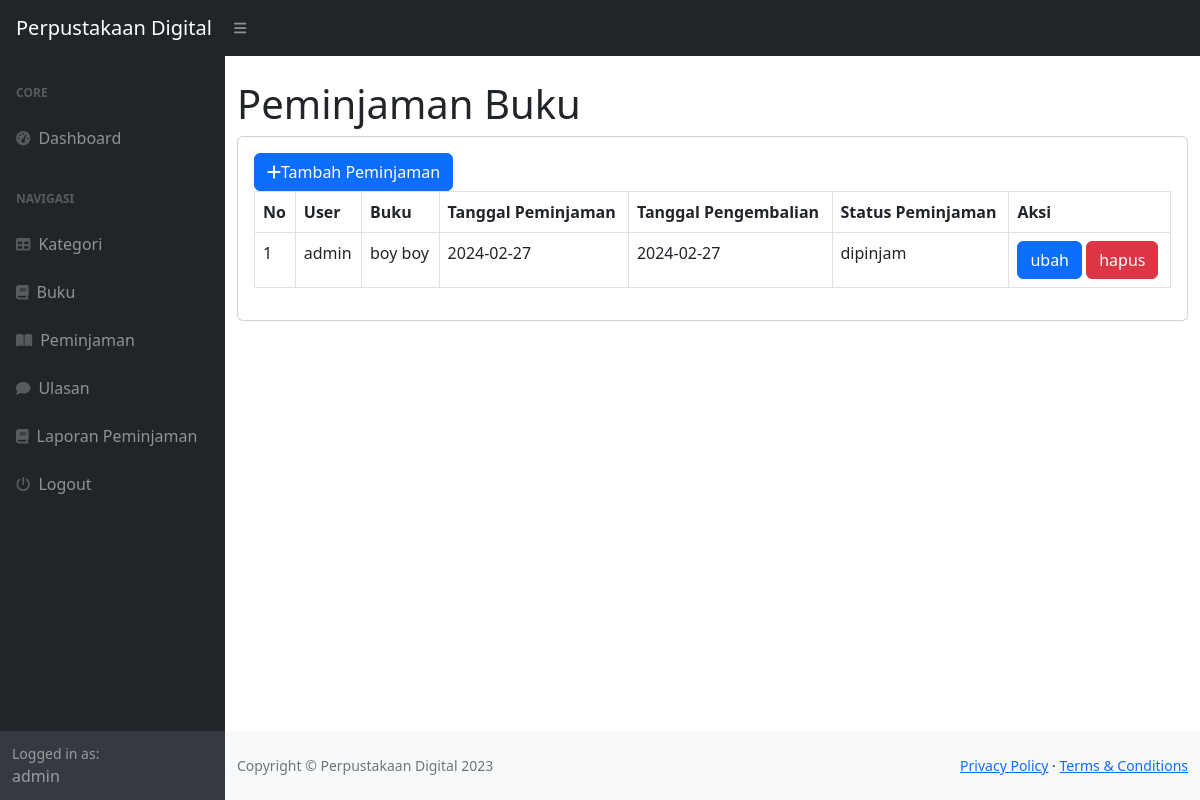
The page /index.php?page=peminjaman (signed in) on the database its author committed.
### tables this page shows
CREATE TABLE `peminjaman` (
  `peminjaman_id` int(11) NOT NULL,
  `user_id` int(11) NOT NULL,
  `buku_id` int(11) NOT NULL,
  `tanggal_peminjaman` date NOT NULL,
  `tanggal_pengembalian` date NOT NULL,
  `status_peminjaman` enum('dipinjam','dikembalikan') NOT NULL
);

CREATE TABLE `user` (
  `user_id` int(11) NOT NULL,
  `nama` varchar(255) NOT NULL,
  `username` varchar(255) NOT NULL,
  `password` varchar(255) NOT NULL,
  `email` varchar(255) NOT NULL,
  `alamat` text NOT NULL,
  `no_telepon` varchar(255) NOT NULL,
  `level` enum('petugas','peminjam','admin') NOT NULL
);

CREATE TABLE `buku` (
  `buku_id` int(11) NOT NULL,
  `judul` varchar(255) NOT NULL,
  `penulis` varchar(255) NOT NULL,
  `penerbit` varchar(255) NOT NULL,
  `tahun_terbit` int(11) NOT NULL,
  `id_kategori` int(11) NOT NULL
);

### peminjaman.php (the view)
<h1 class="mt-4">Peminjaman Buku</h1>
<div class="card">
    <div class="card-body">
<div class="row">
    <div class="col-md-12">
        <a href="?page=peminjaman_tambah" class="btn btn-primary"><i class="fa fa-plus"></i>Tambah Peminjaman</a>
        <table class="table table-bordered" id="dataTable" width="100%" cellspacing="0">
            <tr>
                <th>No</th>
                <th>User</th>
                <th>Buku</th>
                <th>Tanggal Peminjaman</th>
                <th>Tanggal Pengembalian</th>
                <th>Status Peminjaman</th>
                <th>Aksi</th>
               </tr>
            <?php
            $i = 1;
                $query = mysqli_query($koneksi, "SELECT*FROM peminjaman LEFT JOIN user on user.user_id = peminjaman.user_id
                LEFT JOIN buku on buku.buku_id = peminjaman.buku_id WHERE peminjaman.user_id=" . $_SESSION['user']['user_id']);
                while($data = mysqli_fetch_array($query)){
                    ?>
                    <tr>
                        <td><?php echo $i++; ?></td>
                        <td><?php echo $data['nama']; ?></td>
                        <td><?php echo $data['judul']; ?></td>
                        <td><?php echo $data['tanggal_peminjaman']; ?></td>
                        <td><?php echo $data['tanggal_pengembalian']; ?></td>
                        <td><?php echo $data['status_peminjaman']; ?></td>
                      <td>
                        <?php
                            if($data['status_peminjaman'] !='dikembalikan') {
                        ?>
                      <a href="?page=peminjaman_ubah&&id=<?php echo $data['peminjaman_id']; ?>"class="btn btn-primary">ubah</i></a>
                      <a onclick="return confirm('Apakah anda yakin ingin menghapus data ini?');"
                      href="?page=peminjaman_hapus&&id=<?php echo $data['peminjaman_id']; ?>" class="btn btn-danger">hapus</i></a>
                      <?php
                            }
                      ?>
                      </td>
                      </tr>
                     <?php
                          }
                    ?>
        </table>
    </div>
</div>
    </div>
</div>

### rows shown on the page
peminjaman: user.nama "admin", buku.judul "boy boy", tanggal_peminjaman "2024-02-27", tanggal_pengembalian "2024-02-27", status_peminjaman "dipinjam"

### other values the page prints
$_SESSION['user']['nama'] "admin"
